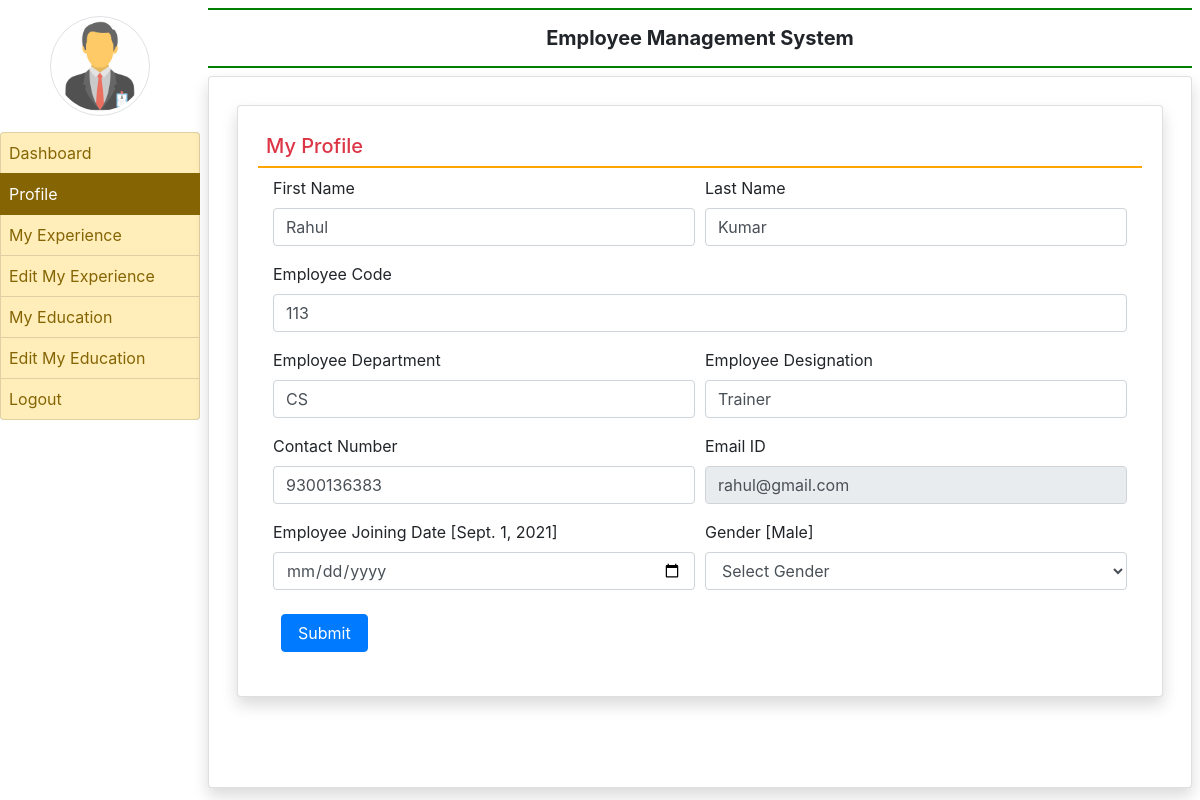
Page /profile/ (signed in) on the committed database.
### employee/models.py (models this page shows, shortened)
class EmployeeDetail(models.Model):
    user = models.ForeignKey(User, on_delete=models.CASCADE, null=True)
    empcode = models.CharField(max_length=100, null=True)
    empdept = models.CharField(max_length=100,null=True)
    designation = models.CharField(max_length=100,null=True)
    contact = models.CharField(max_length=15, null=True)
    gender = models.CharField(max_length=20,null=True)
    joiningdate = models.DateField(null=True)

### employee/views.py (the view, shortened to what this page needs)
# urls.py: path('profile/',profile),
def profile(request):
    if not request.user.is_authenticated:
        return redirect('emp_login')
    error = ""
    user = request.user
    employee = EmployeeDetail.objects.get(user=user)
    d = {'error': error,'employee': employee}
    return render(request, 'profile.html',d)

### employee/templates/profile.html (shortened to what this page needs)
{% extends 'emp_base.html' %}
{% block main  %}
<div class="card shadow m-2">
    <div class="card-body">
        <h5 class="p-2 text-danger" style="border-bottom: 2px solid orange;">My Profile</h5>
<div class="container-fluid">
<form method="POST" name = "signup" onsubmit="return checkpass();">
    <div class="form-row">
        <div class="col-sm-6">
            <div class="form-group">
                <label>First Name</label>
                <input type="text" name="firstname" placeholder="Enter First Name"  class="form-control"  value="{{employee.user.first_name}}" pattern="[A-Za-z]+">
            </div>
        </div>
        <div class="col-sm-6">
            <div class="form-group">
                <label>Last Name</label>
                <input type="text" name="lastname" placeholder="Enter Last Name"  class="form-control" value="{{employee.user.last_name}}" pattern="[A-Za-z]+">
            </div>
        </div>
        <div class="col-sm-12">
            <div class="form-group">
                <label>Employee Code</label>
                <input type="text" name="empcode" value="{{employee.empcode}}" placeholder="Employee Code" required class="form-control" pattern="[0-9]+">
            </div>
        </div>
        <div class="col-sm-6">
            <div class="form-group">
                <label>Employee Department</label>
                <input type="text" name="department" value="{{employee.empdept}}" placeholder="Department" required class="form-control">
            </div>
        </div>
         <div class="col-sm-6">
            <div class="form-group">
                <label>Employee Designation</label>
                <input type="text" name="designation" value="{{employee.designation}}" placeholder="Designation" class="form-control">
            </div>
        </div>
        <div class="col-sm-6">
            <div class="form-group">
                <label>Contact Number</label>
                <input type="text" name="contact" placeholder="Contact Number"  value="{{employee.contact}}" class="form-control">
            </div>
        </div>
        <div class="col-sm-6">
            <div class="form-group">
                <label>Email ID</label>
                <input type="email" name="emailid" value = "{{employee.user.username}}" placeholder="Email ID"  class="form-control" readonly>
            </div>
        </div>
         <div class="col-sm-6">
            <div class="form-group">
                <label>Employee Joining Date [{{employee.joiningdate}}]</label>
                <input type="date" name="jdate" class="form-control">
            </div>
        </div>
         <div class="col-sm-6">
            <div class="form-group">
                <label>Gender [{{employee.gender}}]</label>
                <select name="gender" class="form-control">
                <option value="None">Select Gender</option>
            </select>
            </div>
        </div>
    </div>
    <input type="submit" value="Submit" class="m-2 px-3 btn btn-primary">
</form>
</div>
</div>
</div>
{% endblock %}

### rows in the picture
EmployeeDetail: firstname "Rahul", lastname "Kumar", empcode "113", department "CS", designation "Trainer", contact "9300136383", emailid "rahul@gmail.com", joiningdate "Sept. 1, 2021", gender "Male"
